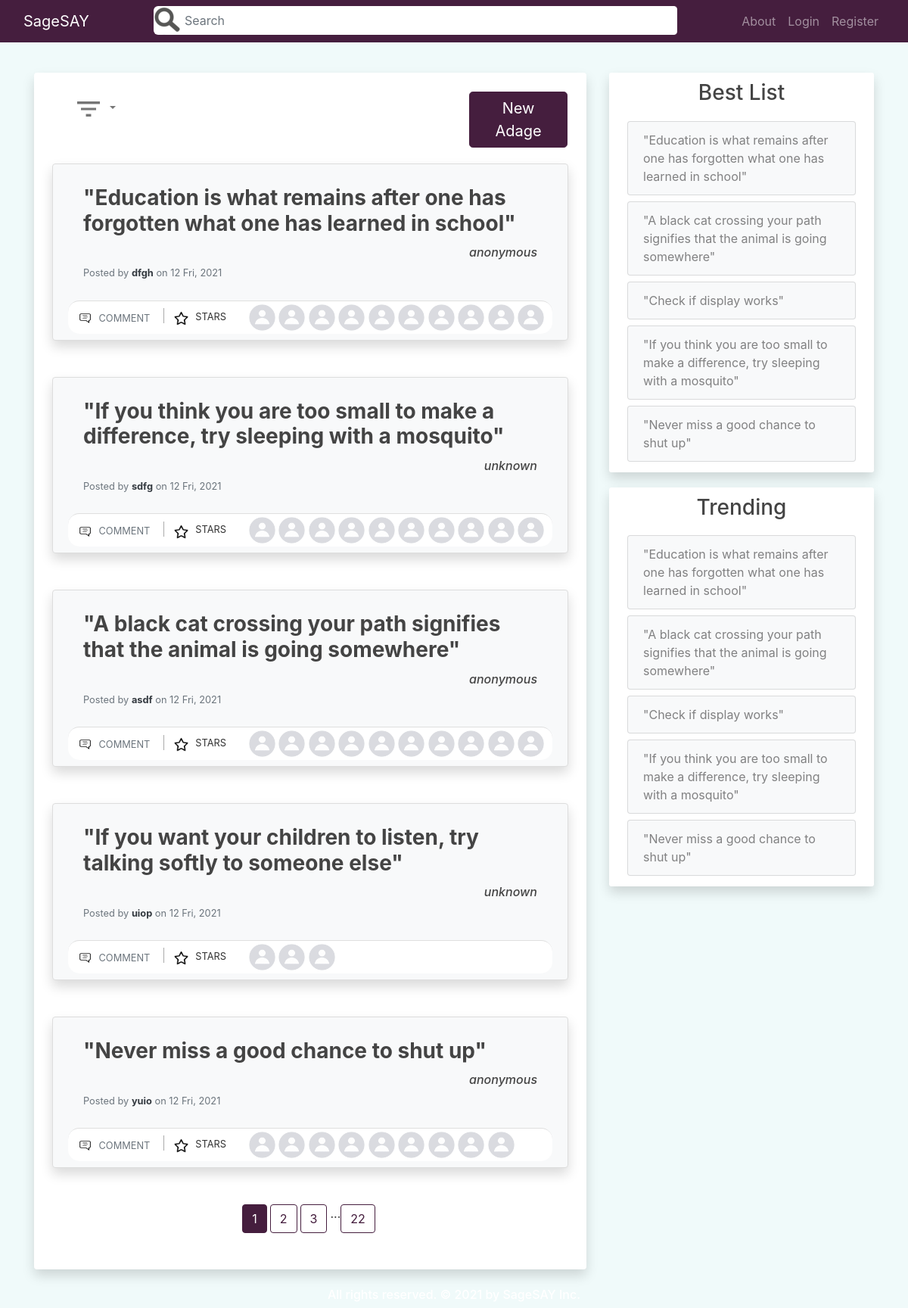
The page /home on the database its author committed.
### quotes_app/models.py (models this page shows, shortened)
class User(db.Model, UserMixin):
    id = db.Column(db.Integer, primary_key=True)
    username = db.Column(db.String(20), unique=True, nullable=False)
    email = db.Column(db.String(120), unique=True, nullable=False)
    image_file = db.Column(db.String(20), nullable=False, default='default.jpg')
    password = db.Column(db.String(60), nullable=False)
    posts = db.relationship('Post', backref='posted_by', lazy=True)
    comments = db.relationship('Comment', backref='comment_author', lazy=True)
    likes = db.relationship('Like', backref='like_author', lazy=True)
    more_info = db.relationship('MoreInfoUser', backref='info_author', lazy=True)
    like_comments = db.relationship('LikeComment', backref='like_comment_author', lazy=True)

class Post(db.Model):
    id = db.Column(db.Integer, primary_key=True)
    author = db.Column(db.String(100), nullable=False, default='Anonymous')
    content = db.Column(db.Text, nullable=False)
    date_posted = db.Column(db.DateTime, nullable=False, default=dt.utcnow)
    user_id = db.Column(db.Integer, db.ForeignKey('user.id'), nullable=False)
    comments = db.relationship('Comment', backref='comment_post', lazy=True)
    likes = db.relationship('Like', backref='like_post', lazy=True)

### quotes_app/main/routes.py (the view, shortened to what this page needs)
@main.route("/", methods=['GET', 'POST'])
@main.route("/home", methods=['GET', 'POST'])
def home():
    schform = SearchForm()
    page = request.args.get('page', 1, type=int)
    sort = request.args.get('srt', 'n', type=str)
    if schform.schsubmit.data and schform.validate_on_submit():
        if schform.query.data != '':
            return redirect(url_for('main.home', sch=schform.query.data))
        else:
            return redirect(url_for('main.home', page=page, srt=sort))
    post_id = request.args.get('star', type=int)
    search = request.args.get('sch', type=str)
    posts = prepare_posts(search, sort)
    num_pages = prepare_num_pages(posts, page, PER_PAGE)
    posts_data = prepare_posts_display(posts[(page-1)*PER_PAGE:page*PER_PAGE], 10)
    best_posts = get_best_posts(BEST_TREND)
    trend_posts = get_trending(BEST_TREND)
    if search:
        schform.query.data = search
    return render_template('main/home.html', posts_data=posts_data, num_pages=num_pages,
        schform=schform, best_posts=best_posts, trend_posts=trend_posts, page=page,
        search=search, sort=sort)

### quotes_app/main/forms.py
class SearchForm(FlaskForm):
    query = StringField('Search')
    schsubmit = SubmitField('Go')

### quotes_app/main/utils.py (called while the page is built, shortened)
def prepare_posts_display(posts, size):
    posts_data = []
    for post in posts:
        post_info = []
        likes = Like.query.filter_by(like_post=post).limit(size).all()
        for like in likes:
            post_info.append(User.query.get(like.user_id))
        post_info.append(post)
        starred = None
        if current_user.is_authenticated:
            starred = Like.query.filter_by(like_post=post, like_author=current_user).first()
        if starred:
            post_info.append(True)
        else:
            post_info.append(False)
        posts_data.append(post_info)
    return posts_data

def prepare_posts(search, sort):
    if sort not in ['n', 't', 'tr']:
        abort(400)
    if search:
        posts = Post.query.filter(Post.content.like("%{}%".format(search)))
    else:
        posts = Post.query
    if sort == 'n':
        posts = posts.order_by(Post.date_posted.desc()).all()
    elif sort == 't':
        sub_query = Like.query.with_entities(Like.post_id,
            func.count(Like.user_id).label('sum_likes')).group_by(Like.post_id).subquery()
        posts = posts.with_entities(Post).join(sub_query,Post.id==sub_query.c.post_id,
            isouter=True).order_by(sub_query.c.sum_likes.desc(),
            Post.date_posted.desc()).all()
    return posts

def is_valid_page(posts, page, per_page):
    len_posts = len(posts)
    if page <= 0 or per_page <= 0 or (len_posts == 0 and page != 1):
        return False
    if len_posts % per_page == 0:
        if len_posts // per_page < page and len_posts > 0:
            return False
    else:
        if len_posts // per_page + 1 < page:
            return False
    return True

def get_best_posts(size):
    sub_query = Like.query.with_entities(Like.post_id,
        func.count(Like.user_id).label('sum_likes')).group_by(Like.post_id).subquery()
    posts = Post.query.with_entities(Post).join(sub_query,
        Post.id==sub_query.c.post_id,isouter=True).order_by(sub_query.c.sum_likes.desc(),
        Post.date_posted.desc()).limit(size).all()
    return posts

### quotes_app/templates/main/home.html (shortened to what this page needs)
{% extends "main/layout.html" %}
{% block content %}
<div class="col-md-8">
    <div class="mx-auto">
        <div class="container py-4 px-4 mb-4 bg-white shadow rounded overflow-hidden">
            <div class="card rounded card-nf bg-white p-0">
                <div class="card-body p-0">
                    <div class="d-flex flex-wrap">
                        <div class="ml-1 mr-auto">
                            <div class="dropdown">
                                <button class="btn btn-filter btn-order p-0 dropdown-toggle" type="button" id="dropdownMenuButton" data-toggle="dropdown" aria-haspopup="true" aria-expanded="false">
                                    <img src="{{ url_for('static', filename='icons_photos/filter.png') }}" width="40" height="40">
                                </button>
                            </div>
                        </div>
                        <div class="ml-auto">
                            <a href="{{ url_for('posts.new_post') }}" class="btn btn-lg btn-order btn-violet m-0" role="button" aria-pressed="true">New Adage</a>
                        </div>
                    </div>
                </div>
            </div>
            {% for post in posts_data %}
                <div class="card rounded shadow bg-light py-2 mb-5">
                    <div class="card-body">
                        <div class="row">
                            <div class="col-12 link-post-content">
                                <a href="{{ url_for('posts.post', post_id=post[-2].id) }}"><h3 class="card-title "><b>"{{ post[-2].content | safe }}"</b></h3></a>
                            </div>
                            <div class="col-12 d-flex justify-content-end text-center">
                                <h6><i>{{ post[-2].author }}</i></h6>
                            </div>
                            <div class="col mt-2">
                                <h6 class="card-subtitle mb-2 text-muted">
                                    <p class="card-text text-muted small"> Posted by <a href="{{ url_for('users.user_profile', username=post[-2].posted_by.username) }}" class="font-weight-bold text-dark"> {{ post[-2].posted_by.username }}</a> on {{ post[-2].date_posted.strftime('%-d %a, %Y') }}</p>
                                </h6>
                            </div>
                        </div>
                    </div>
                    <div class="card-footer bg-white p-1">
                        <div class="row">
                            <div class="col-md-auto ">
                                <a href="{{ url_for('posts.post', post_id=post[-2].id) }}" class="btn btn-outlined btn-black text-muted bg-transparent p-1 ml-1 mr-2" data-wow-delay="0.7s">
                                    <img src="{{ url_for('static', filename='icons_photos/comment.png') }}" class="mr-1 " width="19" height="19">
                                    <small>COMMENT</small>
                                </a>
                                {% if search %}
                                    <a href="{{ url_for('main.home', page=page, star=post[-2].id, sch=search, srt=sort) }}" class="btn btn-outlined btn-black text-muted bg-transparent p-1 ml-2 mr-0" data-wow-delay="0.7s"></a>
                                {% else %}
                                    <a href="{{ url_for('main.home', page=page, star=post[-2].id, srt=sort) }}" class="btn btn-outlined btn-black text-muted bg-transparent p-1 ml-2 mr-0" data-wow-delay="0.7s">
                                {% endif %}
                                {% if post[-1] == True %}
                                    <img src="{{ url_for('static', filename='icons_photos/christmas-star.png') }}" width="19" height="19">
                                {% else %}
                                    <img src="{{ url_for('static', filename='icons_photos/star.png') }}" width="19" height="19">
                                {% endif %}
                                </a>
                                <small>STARS</small>
                            </div>
                            <div class="col-md-auto">
                                <ul class="list-inline mb-0">
                                    {% for user in post[:-2] %}
                                    <li class="list-inline-item">
                                        <a href="{{ url_for('users.user_profile', username=user.username) }}">
                                            <img src="{{ url_for('static', filename='profile_pics/' + user.image_file) }}" alt="DP" class=" rounded-circle" width="35" height="35">
                                        </a>
                                    </li>
                                    {% endfor %}
                                </ul>
                            </div>
                        </div>
                    </div>
                </div>
            {% endfor %}
            <div class="container d-flex justify-content-center">
                {% for page_num in num_pages %}
                    {% if page_num %}
                        {% if page == page_num %}
                            {% if search %}
                                <a class="mr-1 mb-4 btn btn-violet" href="{{ url_for('main.home', page=page_num, sch=search, srt=sort) }}">{{ page_num }}</a>
                            {% else %}
                                <a class="mr-1 mb-4 btn btn-violet" href="{{ url_for('main.home', page=page_num, srt=sort) }}">{{ page_num }}</a>
                            {% endif %}
                        {% else %}
                            {% if search %}
                                <a class="mr-1 mb-4 btn btn-outline-violet" href="{{ url_for('main.home', page=page_num, sch=search, srt=sort) }}">{{ page_num }}</a>
                            {% else %}
                                <a class="mr-1 mb-4 btn btn-outline-violet" href="{{ url_for('main.home', page=page_num, srt=sort) }}">{{ page_num }}</a>
                            {% endif %}
                        {% endif %}
                    {% else %}
                        ...
                    {% endif %}
                {% endfor %}
            </div>
        </div>
    </div>
</div>
<div class="col-md-4">
    <div class="content-section shadow">
        <div class="mb-3 text-center">
            <h3>Best List</h3>
        </div>
        <ul class="list-group">
            {% if not best_posts %}
                <a href="{{ url_for('posts.new_post') }}"><li class="list-group-item list-group-item-light">No Adages. Add one.</li></a>
            {% else %}
                {% for post in best_posts %}
                    <a href="{{ url_for('posts.post', post_id=post.id) }}" class="p-1"><li class="list-group-item list-group-item-light">"{{ post.content | safe }}"</li></a>
                {% endfor %}
            {% endif %}
        </ul>
    </div>
    <div class="content-section shadow">
        <div class="mb-3 text-center">
            <h3>Trending</h3>
        </div>
        <ul class="list-group">
            {% if not trend_posts %}
            <a href="{{ url_for('posts.new_post') }}"><li class="list-group-item list-group-item-light">No activity. Add an Adage or give a star.</li></a>
            {% else %}
                {% for post in trend_posts %}
                <a href="{{ url_for('posts.post', post_id=post.id) }}" class="p-1"><li class="list-group-item list-group-item-light">"{{ post.content | safe }}"</li></a>
                {% endfor %}
            {% endif %}
        </ul>
    </div>
</div>
{% endblock content %}

### quotes_app/static/css/main.css (style rules this page uses)
html { height: 100%; }
body { height: 100%; display: flex; flex-direction: column; background: #f0fafa; color: #333333; margin-top: 6rem; background-repeat: no-repeat; background-attachment: fixed; background-size: cover; }
h1, h2, h3, h4, h5, h6 { color: #444444; }
a, a:active, a:focus, button, button:active, button:focus { outline: none; }
.btn-outline-violet { color: #451e3e; border-color: #451e3e !important; }
.btn-violet { color: white; border-color: #451e3e !important; background-color: #451e3e; }
.btn-filter { border-color: white; color: #777777; }
.btn-order { min-height: 45px; min-width: 102px; max-width: 130px; }
.btn-lg { padding: .375rem .75rem; }
.list-group a { text-decoration: none; }
.list-group-item-light { background-color: #f8f9fa; }
.link-post-content a { color: #444444; text-decoration: none; }
.content-section { background: #ffffff; padding: 10px 20px; border-radius: 3px; margin-bottom: 20px; }
.card-footer:last-child { border-radius: 15px; }
.card { background: #451e3e; padding: 10px 20px; border: 1px solid #dddddd; border-radius: 8px; margin-bottom: 20px; }
.card-nf { border: 1px solid white; }
.btn { border-color: white; -webkit-box-shadow: none; box-shadow: none; }
.form-control { border-color: white; -webkit-box-shadow: none; box-shadow: none; }
.list-inline-item:not(:last-child) { margin-right: 0px; }

### rows shown on the page
User: content "Education is what remains after one has forgotten what one has learned in school", author "anonymous", username "dfgh", date_posted "12 Fri, 2021", shows a picture, image_file (placeholder picture), content "If you think you are too small to make a difference, try sleeping with a mosquito", author "unknown", username "sdfg", content "A black cat crossing your path signifies that the animal is going somewhere", username "asdf", content "If you want your children to listen, try talking softly to someone else", username "uiop", content "Never miss a good chance to shut up", username "yuio"
User: image_file (placeholder picture)
User: image_file (placeholder picture)
User: image_file (placeholder picture)
User: image_file (placeholder picture)
User: image_file (placeholder picture)
User: image_file (placeholder picture)
User: image_file (placeholder picture)
User: image_file (placeholder picture)
User: image_file (placeholder picture)
Post: content "Education is what remains after one has forgotten what one has learned in school"
Post: content "A black cat crossing your path signifies that the animal is going somewhere"
Post: content "Check if display works"
Post: content "If you think you are too small to make a difference, try sleeping with a mosquito"
Post: content "Never miss a good chance to shut up"

### other values the page prints
{{ page_num }} "1"
{{ page_num }} "2" "3" "22"
